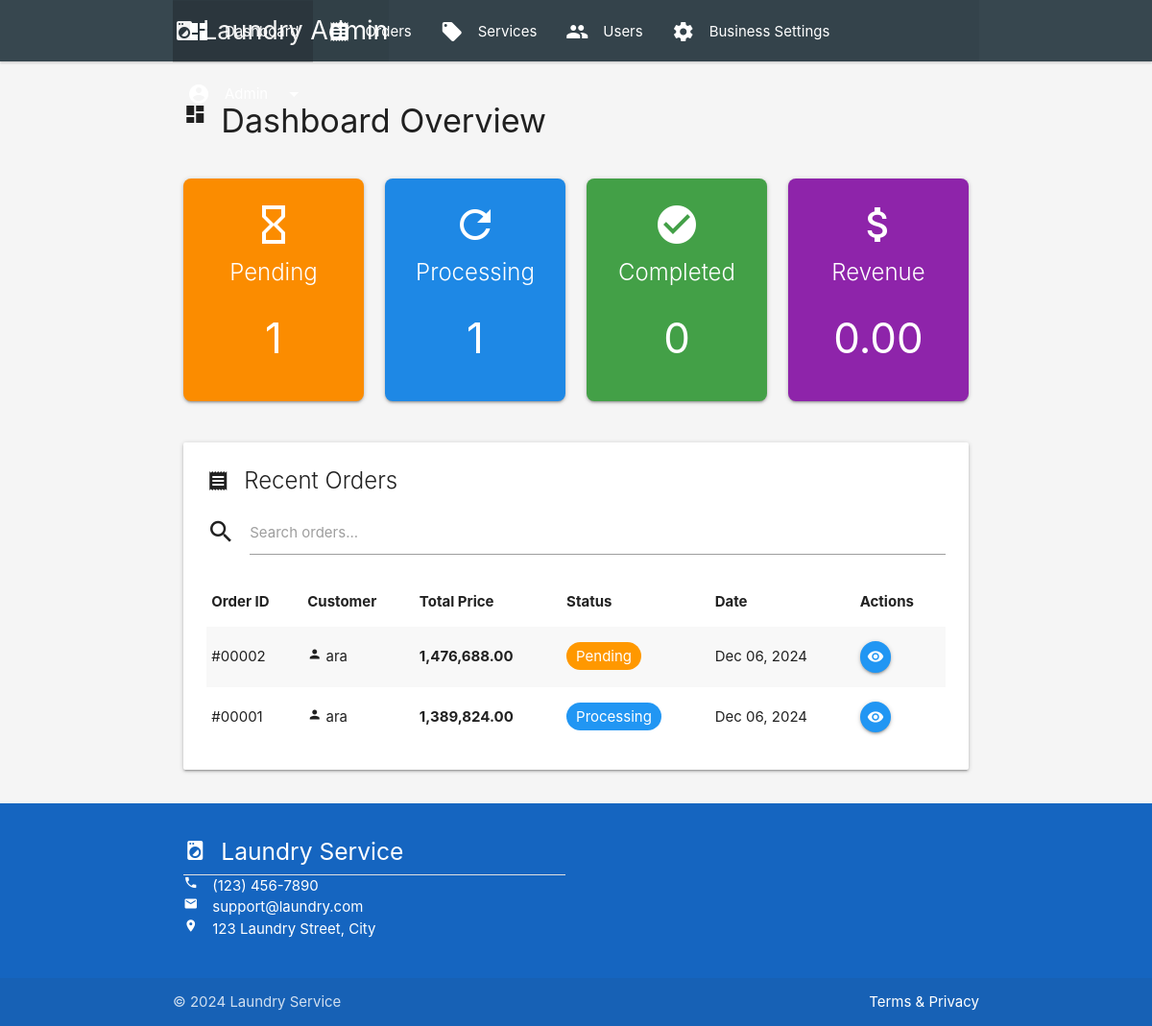
/admin/dashboard.php (signed in), run on an earlier commit of the app's database.
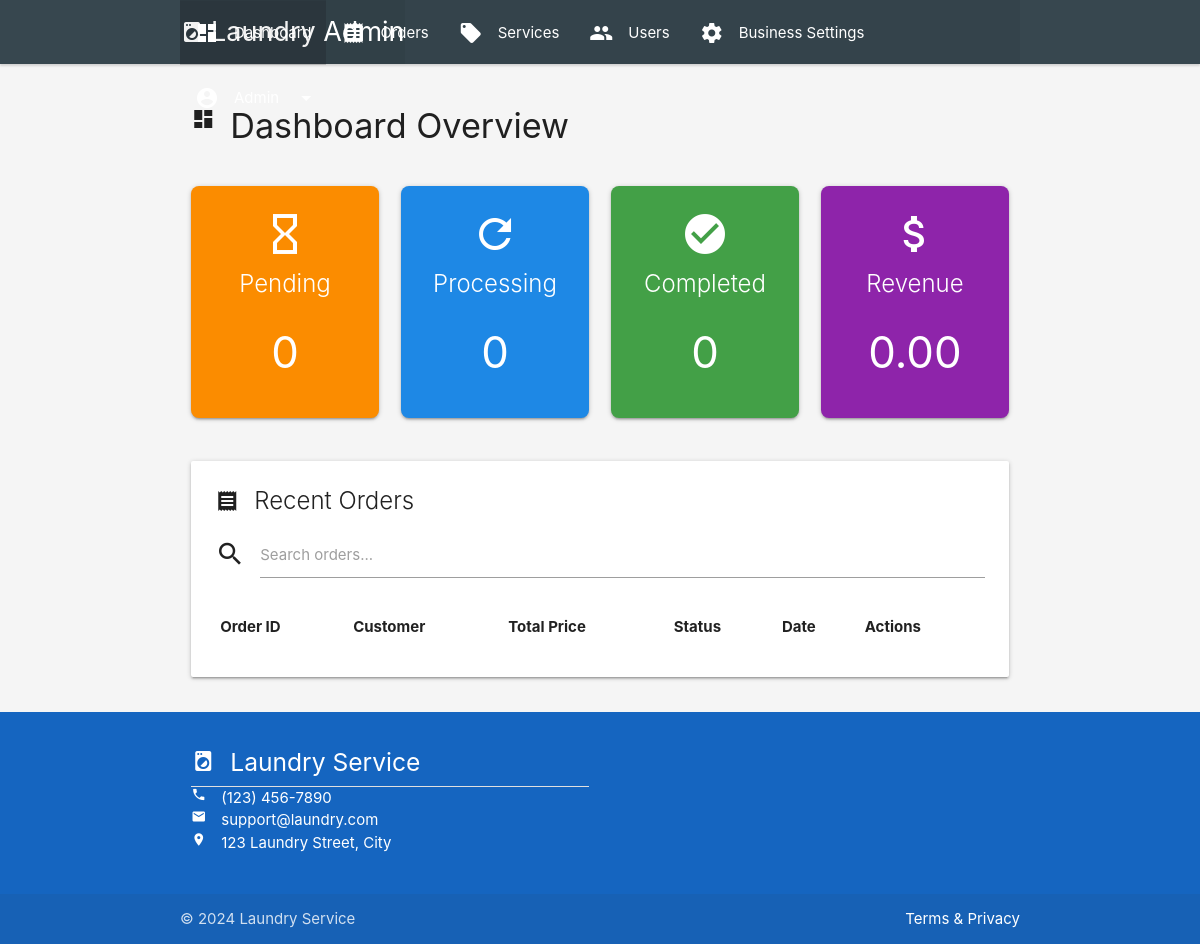
And on a later commit of the database.
### tables this page shows
CREATE TABLE `orders` (
  `order_id` int(11) NOT NULL,
  `user_id` int(11) DEFAULT NULL,
  `total_weight` decimal(10,2) DEFAULT NULL,
  `total_price` decimal(10,2) DEFAULT NULL,
  `order_date` timestamp NOT NULL DEFAULT current_timestamp(),
  `status` enum('pending','processing','ready','delivered','cancelled') DEFAULT 'pending',
  `special_instructions` text DEFAULT NULL,
  `service_type` enum('self','delivery') NOT NULL,
  `pickup_datetime` datetime DEFAULT NULL,
  `delivery_datetime` datetime DEFAULT NULL,
  `cancelled_at` timestamp NULL DEFAULT NULL,
  `cancelled_by` int(11) DEFAULT NULL,
  `updated_at` timestamp NOT NULL DEFAULT current_timestamp() ON UPDATE current_timestamp()
);

CREATE TABLE `users` (
  `user_id` int(11) NOT NULL,
  `username` varchar(50) NOT NULL,
  `email` varchar(100) NOT NULL,
  `password` varchar(255) NOT NULL,
  `full_name` varchar(100) DEFAULT NULL,
  `phone` varchar(20) DEFAULT NULL,
  `address` text DEFAULT NULL,
  `role` enum('customer','admin') DEFAULT 'customer',
  `created_at` timestamp NOT NULL DEFAULT current_timestamp(),
  `last_login` timestamp NULL DEFAULT NULL,
  `status` enum('active','blocked') DEFAULT 'active'
);

### admin/dashboard.php (the view, shortened to what the changed rows need)
<?php
require_once '../includes/db_connect.php';
$stmt = $pdo->query("SELECT
    COUNT(CASE WHEN status = 'pending' THEN 1 END) as pending_orders,
    COUNT(CASE WHEN status = 'processing' THEN 1 END) as processing_orders,
    COUNT(CASE WHEN status = 'delivered' THEN 1 END) as completed_orders,
    COUNT(CASE WHEN status = 'cancelled' THEN 1 END) as cancelled_orders
    FROM orders");
$stats = $stmt->fetch();
$recentOrders = $pdo->query("SELECT o.*, u.username
    FROM orders o
    JOIN users u ON o.user_id = u.user_id
    ORDER BY order_date DESC LIMIT 5")->fetchAll();
?>
<!DOCTYPE html>
<html>
<head>
    <link rel="stylesheet" href="https://cdnjs.cloudflare.com/ajax/libs/materialize/1.0.0/css/materialize.min.css">
</head>
<body class="grey lighten-4">
    <div class="container">
        <div class="row">
            <div class="col s12 m3">
                <div class="card dashboard-card orange darken-1">
                    <div class="card-content white-text center-align">
                        <i class="material-icons card-icon">hourglass_empty</i>
                        <span class="card-title">Pending</span>
                        <h3><?php echo $stats['pending_orders']; ?></h3>
                    </div>
                </div>
            </div>
            <div class="col s12 m3">
                <div class="card dashboard-card blue darken-1">
                    <div class="card-content white-text center-align">
                        <i class="material-icons card-icon">refresh</i>
                        <span class="card-title">Processing</span>
                        <h3><?php echo $stats['processing_orders']; ?></h3>
                    </div>
                </div>
            </div>
        </div>
        <div class="row">
            <div class="col s12">
                <div class="card">
                    <div class="card-content">
                        <table class="striped responsive-table">
                            <thead>
                                <tr>
                                    <th>Order ID</th>
                                    <th>Customer</th>
                                    <th>Total Price</th>
                                    <th>Status</th>
                                    <th>Date</th>
                                    <th>Actions</th>
                                </tr>
                            </thead>
                            <tbody id="ordersTable">
                                <?php foreach($recentOrders as $order): ?>
                                <tr>
                                    <td>#<?php echo str_pad($order['order_id'], 5, '0', STR_PAD_LEFT); ?></td>
                                    <td><i class="material-icons tiny">person</i> <?php echo $order['username']; ?></td>
                                    <td><b><?php echo number_format($order['total_price'], 2); ?></b></td>
                                    <td>
                                        <span class="status-badge status-<?php echo $order['status']; ?>">
                                            <?php echo ucfirst($order['status']); ?>
                                        </span>
                                    </td>
                                    <td><?php echo date('M d, Y', strtotime($order['order_date'])); ?></td>
                                    <td>
                                        <a href="view_order.php?id=<?php echo $order['order_id']; ?>"
                                           class="btn-floating btn-small waves-effect waves-light blue">
                                            <i class="material-icons">visibility</i>
                                        </a>
                                    </td>
                                </tr>
                                <?php endforeach; ?>
                            </tbody>
                        </table>
                    </div>
                </div>
            </div>
        </div>
    </div>
</body>
</html>

What changed in the data, as far as the page shows it:
removed orders: order_id "00002", user.username "ara", total_price "1,476,688.00", status "Pending", order_date "Dec 06, 2024"
removed orders: order_id "00001", user.username "ara", total_price "1,389,824.00", status "Processing", order_date "Dec 06, 2024"
Also different on the page:
$stats['pending_orders']: "1" → "0"
$stats['processing_orders']: "1" → "0"
